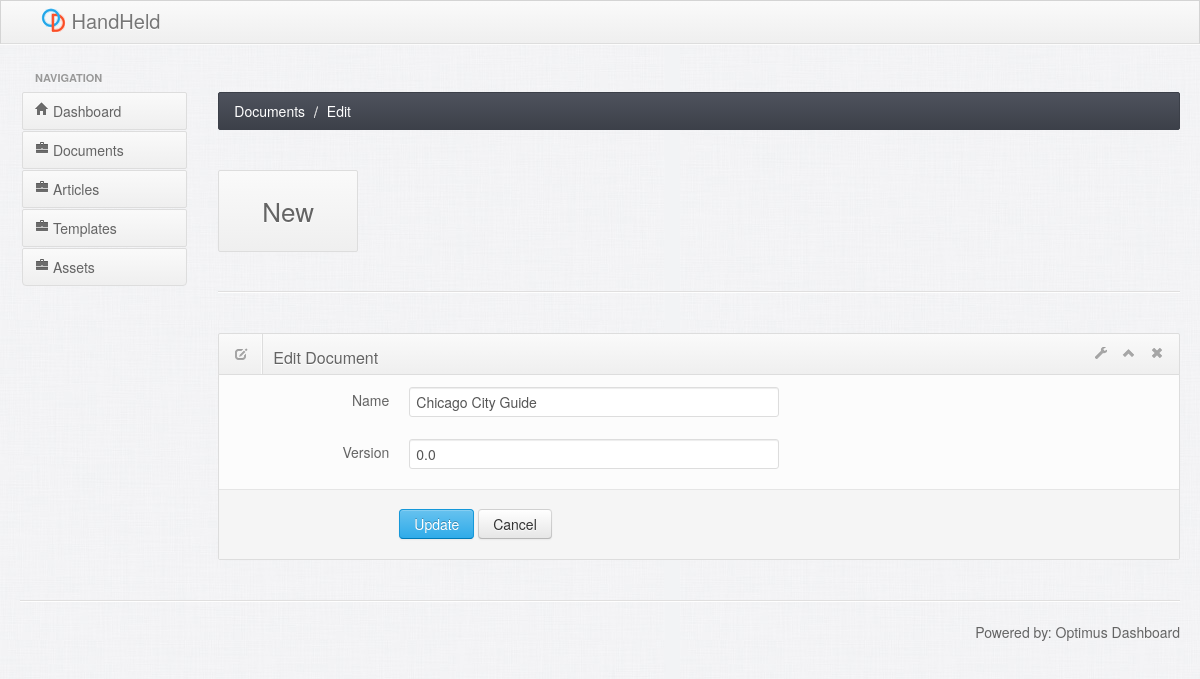
The page /documents/edit/2 on the database as committed earlier.
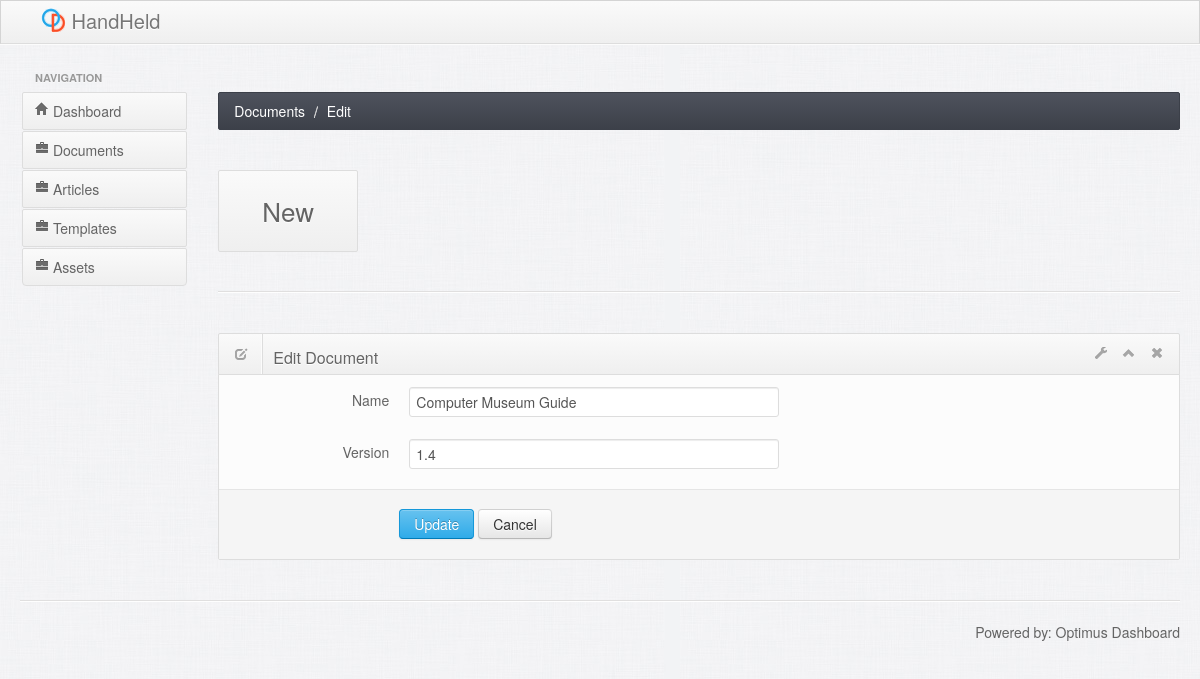
The same page on the database as committed later.
### tables this page shows
CREATE TABLE document ("id" INTEGER PRIMARY KEY AUTOINCREMENT DEFAULT NULL,"name" Varchar(128) NOT NULL,"last_publication_date" Date DEFAULT NULL,"status" Varchar(32) NOT NULL,"version" Varchar(64) DEFAULT NULL,"template_id" integer,"start_article" integer,deployed_version integer DEFAULT NULL);

### application/views/documents/partials/edit.php (called while the page is built)
<?php $this->load->view('documents/partials/create') ; ?>

### application/views/documents/index.php (called while the page is built)
<?php $this->load->view('documents/partials/'.strtolower($action)) ; ?>

### application/controllers/documents.php (called while the page is built, shortened)
<?php
  class Documents extends CI_Controller
  {
    public function __construct()
    {
      $this->load->model('Document_model');
      $this->load->model('Article_model');
      $this->load->model('Template_model');
      $this->load->model('Assets_model');
    }
    public function edit($id = null)
    {
      if (!$_POST)
      {
        $data['action'] = 'Edit';
        $data['documents'] = $this->Document_model->get_document_by_id($id);
        $this->load->view('partials/header', $data);
        $this->load->view('partials/leftmenu', $data);
        $this->load->view('documents/partials/contentheader', $data);
        $this->load->view('documents/index.php', $data);
        $this->load->view('partials/footer', $data);
      }
    }
  }

### index.php (called while the page is built, shortened)
<?php
require_once BASEPATH.'core/CodeIgniter.php';

### application/models/document_model.php (called while the page is built, shortened)
<?php
  class Document_model extends CI_Model
  {
    public function get_document_by_id($id = null)
    {
      $this->db->select('*');
      $this->db->from('document');
      $this->db->where('document.id', $id);
      $query = $this->db->get();
      return $query->result();
    }
  }

### application/views/documents/partials/create.php (the view, shortened to what this page needs)
<?php if (sizeof($documents) == 0) : ?>
<div class="row-fluid sortable">
    <div class="box span12">
        <div class="box-header" data-original-title>
            <h2><i class="icon-edit"></i><span class="break"></span>Create Document</h2>
            <div class="box-icon">
                <a href="#" class="btn-setting"><i class="icon-wrench"></i></a>
                <a href="#" class="btn-minimize"><i class="icon-chevron-up"></i></a>
                <a href="#" class="btn-close"><i class="icon-remove"></i></a>
            </div>
        </div>
        <div class="box-content">
          <?php echo form_open('documents/create', array('class' => 'form-horizontal', 'id' => 'myform')); ?>
            <fieldset>
                <div class="control-group">
                    <label class="control-label" for="typeahead">Name</label>
                    <div class="controls">
                        <input type="text" class="span6 typeahead" id="typeahead" name="document_name"'>
                    </div>
                </div>
                <div class="form-actions">
                    <button type="submit" class="btn btn-primary">Create</button>
                    <button type="reset" class="btn">Cancel</button>
                </div>
            </fieldset>
            </form>
        </div>
    </div>
</div>
<?php elseif(sizeof($documents) > 0) : ?>
  <?php foreach($documents as $document): ?>
    <div class="row-fluid sortable">
        <div class="box span12">
            <div class="box-header" data-original-title>
                <h2><i class="icon-edit"></i><span class="break"></span>Edit Document</h2>
                <div class="box-icon">
                    <a href="#" class="btn-setting"><i class="icon-wrench"></i></a>
                    <a href="#" class="btn-minimize"><i class="icon-chevron-up"></i></a>
                    <a href="#" class="btn-close"><i class="icon-remove"></i></a>
                </div>
            </div>
            <div class="box-content">
              <?php echo form_open('documents/edit', array('class' => 'form-horizontal', 'id' => 'myform')); ?>
                <fieldset>
                    <div class="control-group">
                        <label class="control-label" for="typeahead">Name</label>
                        <div class="controls">
                            <input type="text" class="span6 typeahead" id="typeahead" name="document_name" value="<?php echo $document->name ?>">
                        </div>
                    </div>
                  <div class="control-group">
                    <label class="control-label" for="typeahead">Version</label>
                    <div class="controls">
                      <input type="text" class="span6 typeahead" id="typeahead" name="version" value="<?php echo $document->version ?>">
                    </div>
                  </div>
                    <div class="form-actions">
                        <button type="submit" class="btn btn-primary">Update</button>
                        <a href="cancel"><input type="button" class="btn" name="cancel" value="Cancel" /></a>
                    </div>
                </fieldset>
                </form>
            </div>
        </div>
    </div>
  <?php endforeach ?>
<?php endif ?>

Rows that differ between the two databases and show on the page:
changed document: document_name "Chicago City Guide" → "Computer Museum Guide"; version "0.0" → "1.4"
